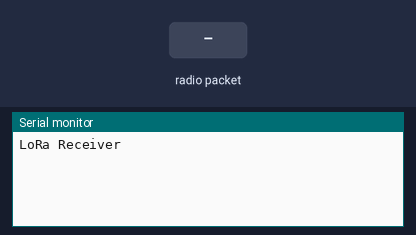
This sketch was run on a simulated Arduino Uno, built with avr-gcc and run on an emulated ATmega328P. Shown: the last lines printed to the serial monitor. The inputs (shaded band) are chosen by the test bench. No radio packets arrive unless stated.

Above: at 1.2 s.
1.3 s: radio packet "1" arrives
At 2.2 s:
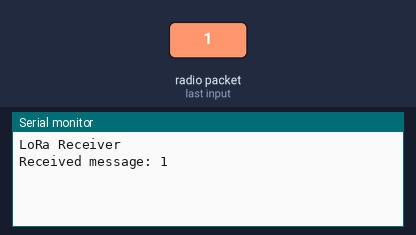
2.8 s: radio packet "0" arrives
At 3.3 s:
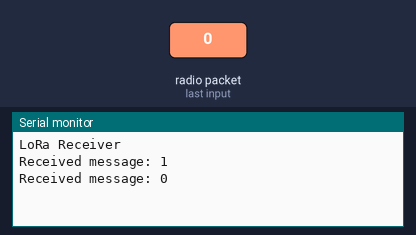
4.3 s: radio packet "2" arrives
At 5.6 s:
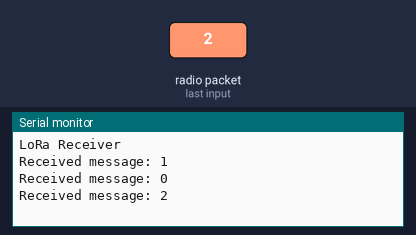

Measured:
- after the input at 1.3 s, the serial monitor: prints a new line at once (image 1)
- after the input at 2.8 s, the serial monitor: prints a new line at once (image 2)
- after the input at 4.3 s, the serial monitor: prints a new line at once (image 3)

The sketch:

Lora_Star_Receiver.ino
```cpp
#include <SPI.h>
#include <LoRa.h>

void setup() {
  Serial.begin(9600);
  while (!Serial);

  Serial.println("LoRa Receiver");

  // Initialize LoRa module
  if (!LoRa.begin(915E6)) { // Sesuaikan dengan frekuensi yang Anda gunakan
    Serial.println("Starting LoRa failed!");
    while (1);
  }
}

void loop() {
  // Cek apakah ada data yang masuk
  int packetSize = LoRa.parsePacket();
  if (packetSize) {
    // Baca paket
    String receivedText = "";
    while (LoRa.available()) {
      receivedText += (char)LoRa.read();
    }

    // Tampilkan pesan yang diterima
    Serial.print("Received message: ");
    Serial.println(receivedText);
  }
}
```
